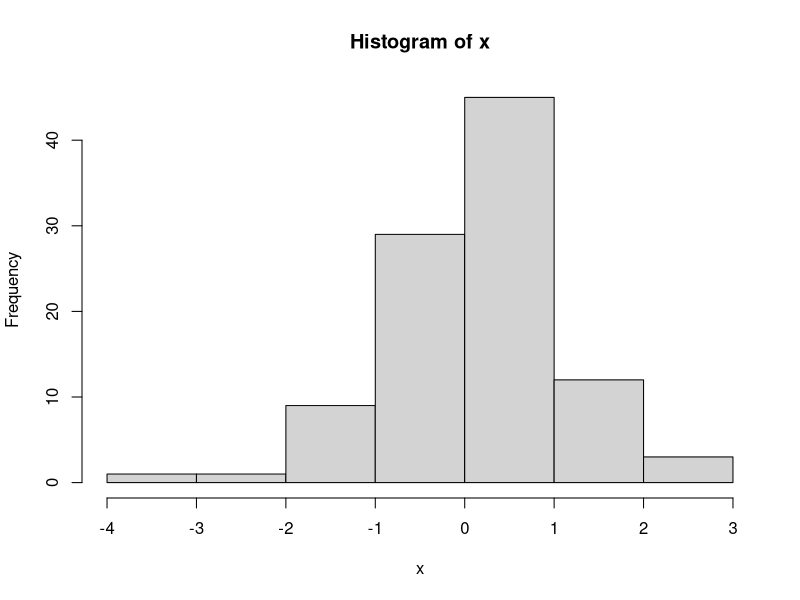

The R source for this figure:
#' ---
#' title: "R scripts can be rendered!"
#' author: "Jenny Bryan"
#' date: "April 1, 2014"
#' output: github_document
#' ---

#' This is a test to render an R script. I'm writing some prose here.
#' Ok enough blanla

# Creating some data
x <- rnorm(100)

# Now plotting this as a histogram
hist(x)
